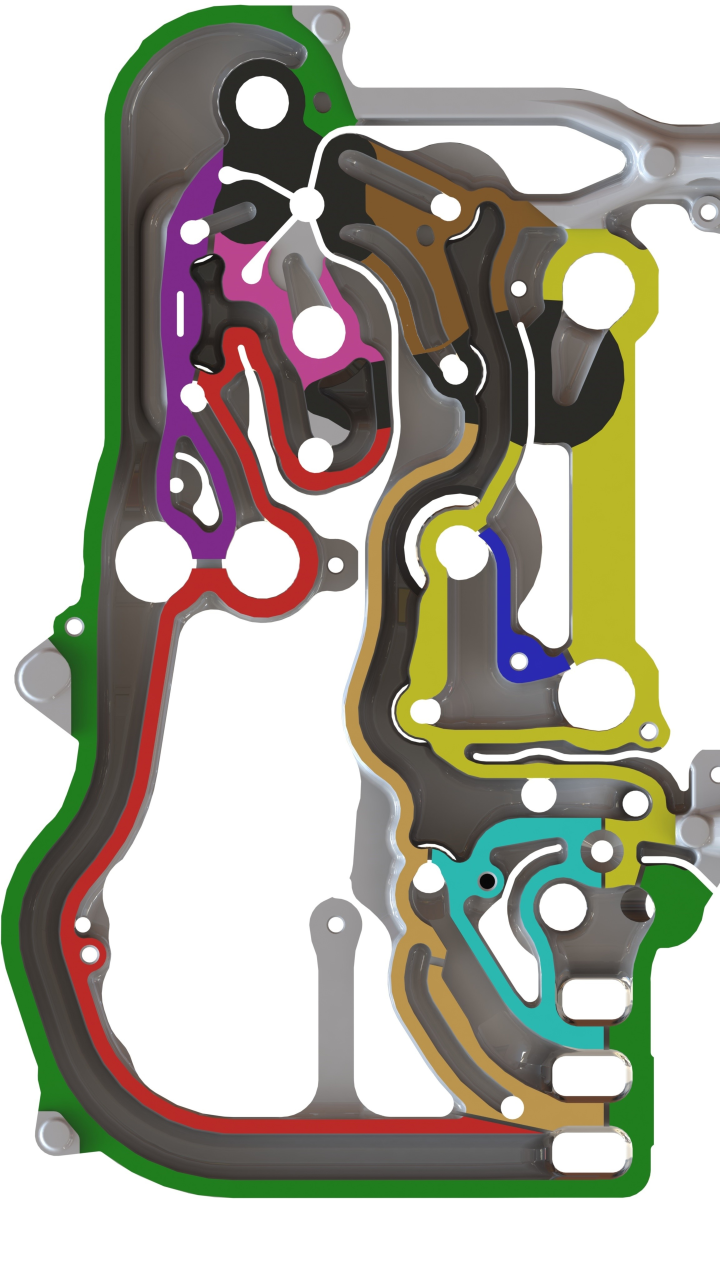
//> input picture project_01/imagelib/model_1.jpg, 4320 x 7600 px (shown at 1/6 size)
$ ./circle   (built with g++ and OpenCV 4)
//> lines starting //> are read from the running program, lines starting //| are printed output that depends on the picture; after the words box and inside, x2 and y2 are one past the last pixel; in counts of white or black regions, pixels touching at a corner belong together
/*
 * @Author: AIkikaze wenwenziy@163.com
 * @Date: 2023-05-16 12:07:44
 * @LastEditors: AIkikaze wenwenziy@163.com
 * @LastEditTime: 2023-05-16 14:06:18
 * @FilePath: \Cplusplus-playground\project_01\cpp\circle.cpp
 * @Description:
 *
 */
#include <opencv2/opencv.hpp>
#include <opencv2/ximgproc.hpp>
#include <iostream>
#include <vector>
cv::Mat roiImage;
bool selecting = false;
cv::Rect box;
cv::Point startp, endp;
std::vector<cv::Point2d> stplist;
std::vector<cv::Point> holelist;
cv::Mat openedImage;

// [168 lines left out: functions DetectEllipse, areCirclesApproximatelyConcentric, findCircle, onMouse, not called in this run]

int main()
{
  cv::Mat image = cv::imread("../imagelib/model_1.jpg", cv::IMREAD_GRAYSCALE);
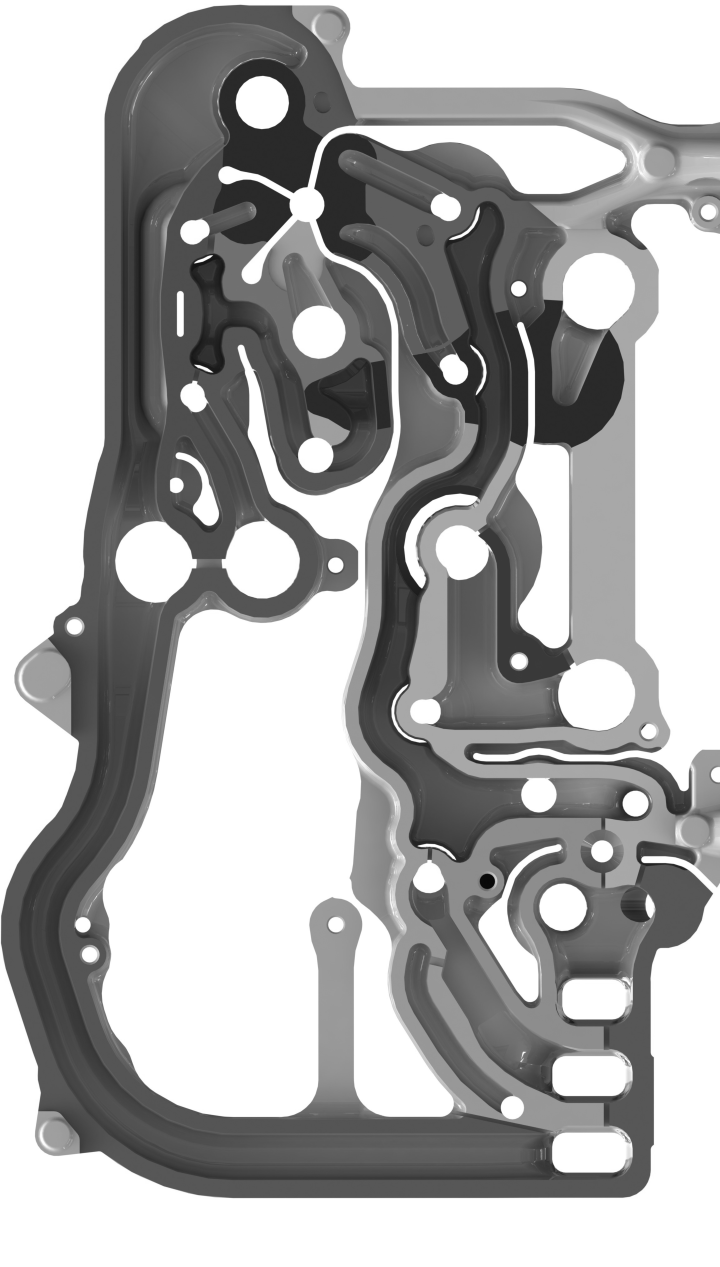
//> image: 7600 rows x 4320 cols, CV_8UC1 (shown at 1/6 size); min 2, max 255, mean 173.2
  if (image.empty())
  {
    std::cout << "Failed to read image!" << std::endl;
    return -1;
  }

  // 应用盒式滤波
  cv::Mat filteredImage;
  cv::blur(image, filteredImage, cv::Size(13, 13)); // 使用13x13的盒式滤波器

  // 应用Otsu二值化
  cv::Mat binaryImage;
  cv::adaptiveThreshold(filteredImage, binaryImage, 255, cv::ADAPTIVE_THRESH_MEAN_C, cv::THRESH_BINARY, 53, 2);
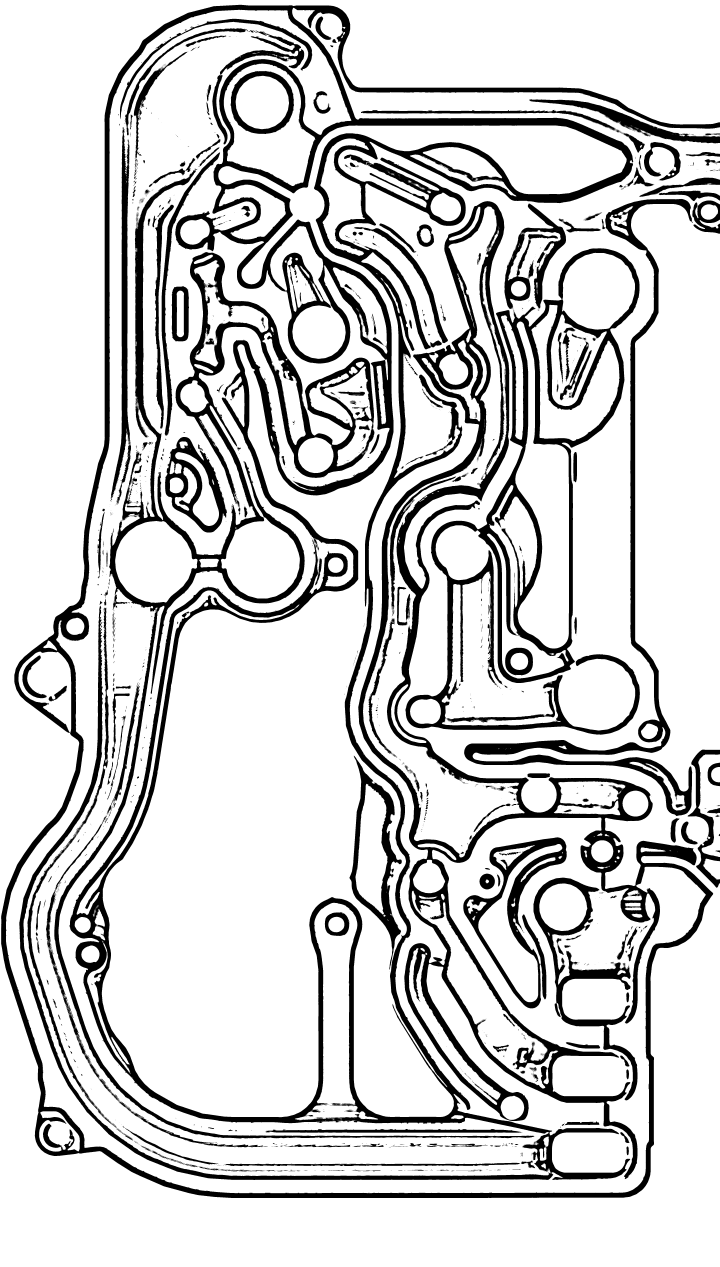
//> binaryImage: 7600 rows x 4320 cols, CV_8UC1 (shown at 1/6 size); 82% white; 2899 black regions (2293 under 20 px), largest, box (x1, y1, x2, y2) and area: (7, 29, 4320, 7188) 3121014, (326, 1022, 3205, 6831) 600108, (2433, 1490, 3839, 4408) 501546

  // 形态学处理
  openedImage = binaryImage.clone();
  int n = 9;
  cv::Mat kernel = cv::getStructuringElement(cv::MORPH_RECT, cv::Size(5, 5));
  for (int i = 0; i < n; i++)
  {
    // cv::morphologyEx(openedImage, openedImage, cv::MORPH_OPEN, kernel);
    cv::morphologyEx(openedImage, openedImage, cv::MORPH_CLOSE, kernel);
  }
//> this loop made 9 passes
//> pass 1, `cv::morphologyEx(openedImage, openedImage, cv::MORPH_CLOSE, kernel);`:
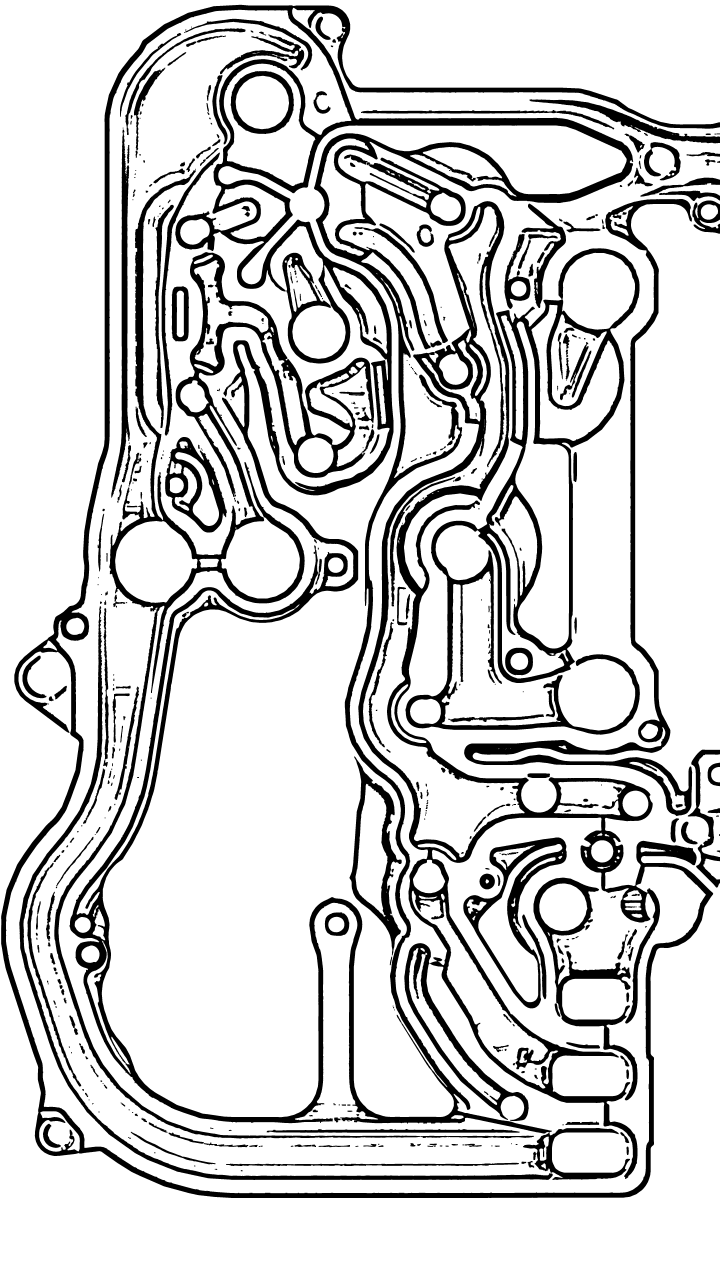
//> openedImage: 7600 rows x 4320 cols, CV_8UC1 (shown at 1/6 size); 82.4% white; 546 black regions, largest, box (x1, y1, x2, y2) and area: (7, 29, 4320, 7188) 2801319, (326, 1022, 2523, 6831) 571147, (2433, 1490, 3839, 4408) 495443

  // 显示图像
  cv::namedWindow("openedImage", cv::WINDOW_NORMAL);
  cv::imshow("openedImage", openedImage);

  // 注册鼠标响应函数
  cv::setMouseCallback("openedImage", onMouse, &openedImage);

  std::cout << "等待任意键...关闭图像窗口" << std::endl;
  cv::waitKey();

  return 0;
}
